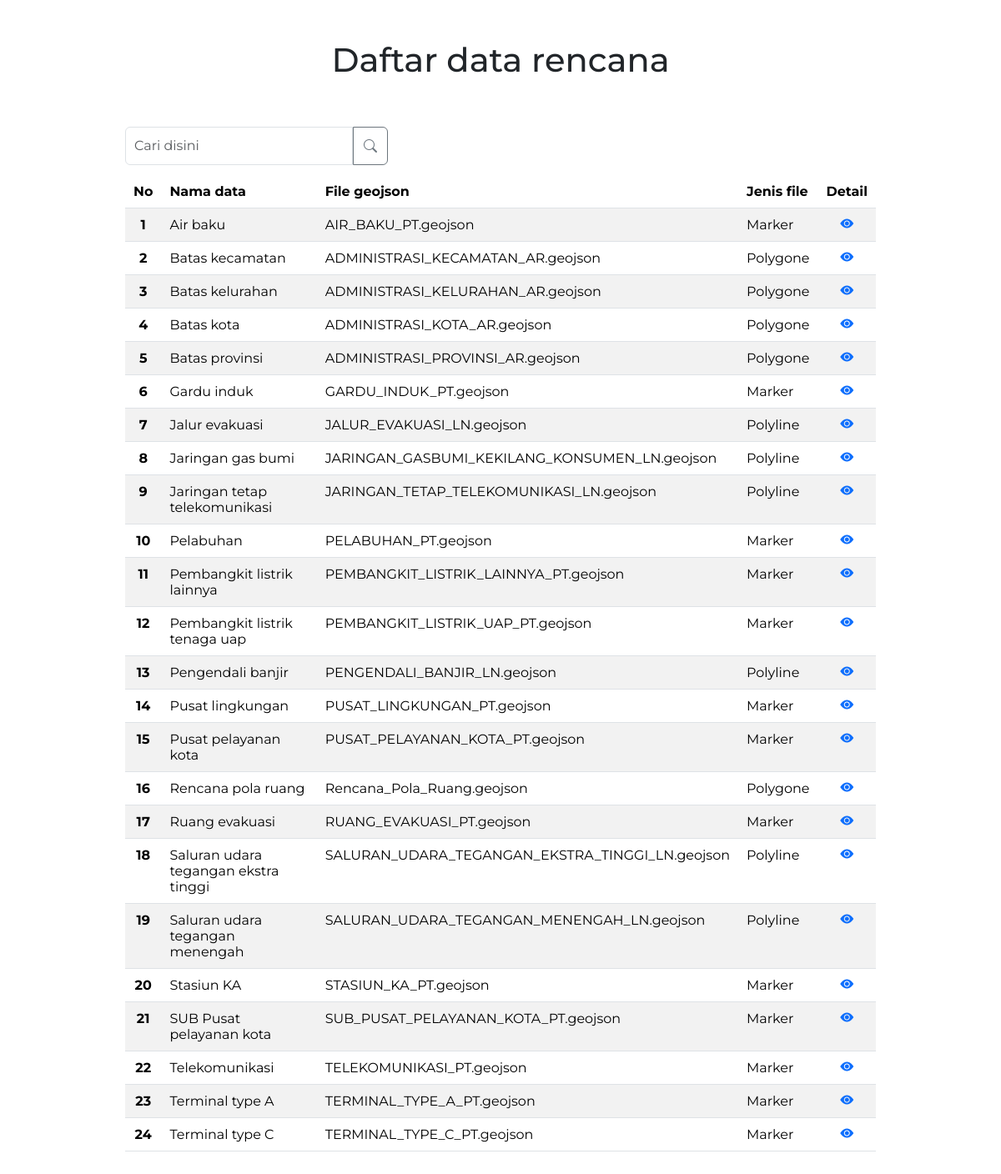
The app's page /backend/daftar-rencana.php (signed in), older data.
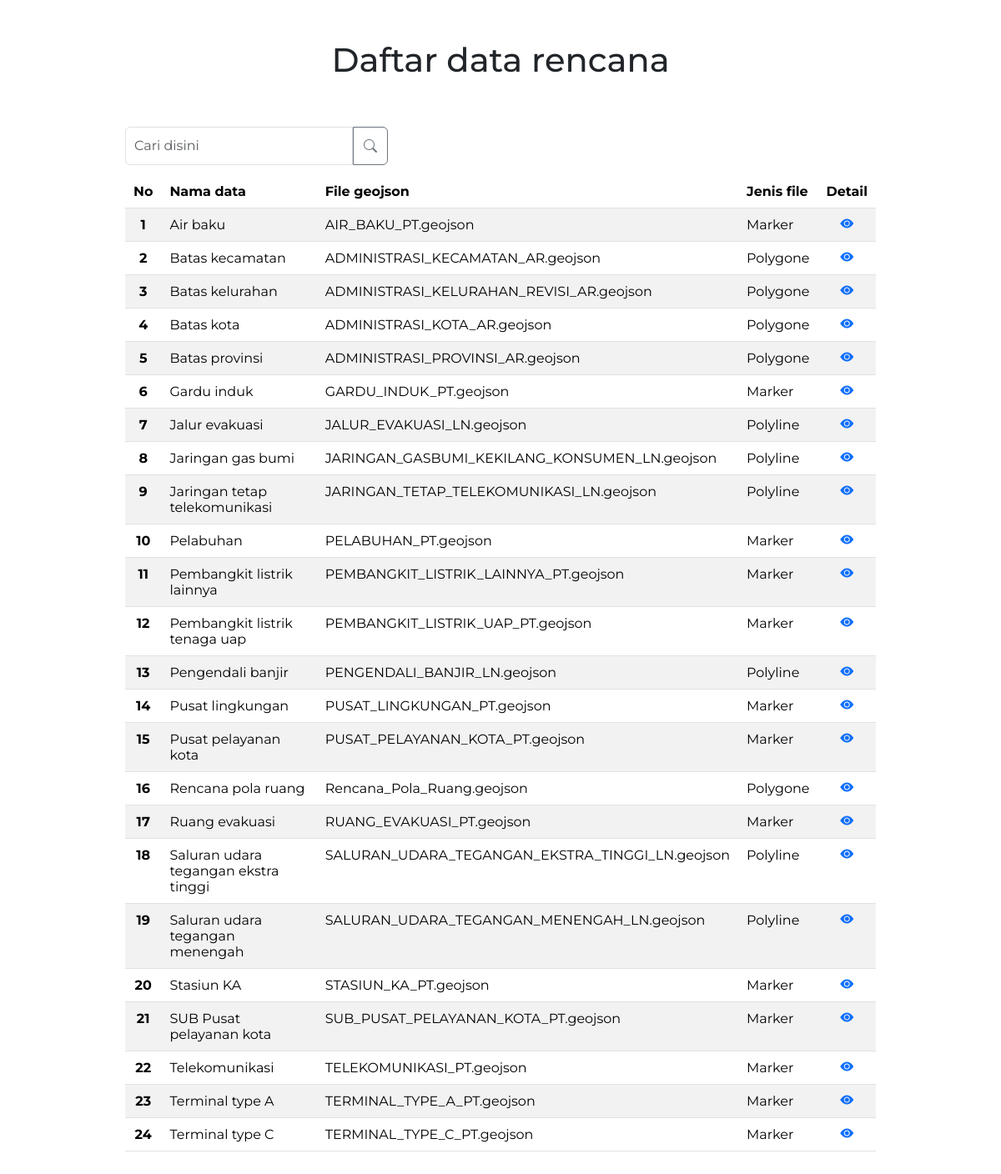
The same page, newer data.
### tables this page shows
CREATE TABLE `rencana` (
  `id` int NOT NULL,
  `nama_rencana` varchar(255) DEFAULT NULL,
  `file_json` varchar(255) DEFAULT NULL,
  `icon` varchar(255) DEFAULT NULL,
  `icon_id` varchar(255) DEFAULT NULL,
  `checkbox_id` varchar(255) DEFAULT NULL,
  `id_jenis_file` int DEFAULT NULL,
  `jenis_rencana_id` int DEFAULT NULL,
  `hide` int DEFAULT '1'
);

CREATE TABLE `jenis_file` (
  `jenis_file_id` int NOT NULL,
  `nama_jenis` varchar(255) DEFAULT NULL
);

### backend/daftar-rencana.php (called while the page is built, shortened)
<?php
require 'functions/functions.php';
$getdata = query("SELECT r.*, j.nama_jenis
                 FROM rencana AS r
                 JOIN jenis_file AS j ON r.id_jenis_file = j.jenis_file_id ORDER BY r.nama_rencana ASC;");
$i = 0;
require 'views/daftar-rencana.view.php';

### backend/functions/functions.php (called while the page is built, shortened)
<?php
include_once 'sweetalert.php';
if (!function_exists('koneksi')) {
    function koneksi()
    {
        $conn = mysqli_connect("localhost", "root", "", "webgis_cilegon");
        return $conn;
    }
}
if (!function_exists('query')) {
    function query($sql, $params = [])
    {
        $conn = koneksi();
        $stmt = mysqli_prepare($conn, $sql);
        $result = mysqli_stmt_execute($stmt);
        $rows = [];
        $result_set = mysqli_stmt_get_result($stmt);
        while ($row = mysqli_fetch_assoc($result_set)) {
            $rows[] = $row;
        }
        return $rows;
    }
}

### backend/views/daftar-rencana.view.php (the view, shortened to what this page needs)
<?php include 'views/partials/starter-head.php' ?>
<div class="container-fluid">
    <h1 class="mt-5 mb-2 text-center text-dark">Daftar data rencana</h1>
    <div class="row w-75 m-auto">
        <div class="input-group searching mb-2 mt-5">
            <input type="search" name="keyword" id="keyword" class="form-control input-search" placeholder="Cari disini" aria-label="Cari disini" aria-describedby="button-addon2">
            <button class="btn btn-search btn-outline-secondary" name="search" id="search-button" type="submit" id="cari"><i class="bi bi-search"></i></button>
        </div>
        <div id="search-container">
            <div class="table-responsive">
                <table class="table table-striped m-auto mt-1 mb-5">
                    <thead>
                        <tr class="fofa">
                            <th scope="col">No</th>
                            <th scope="col">Nama data</th>
                            <th scope="col">File geojson</th>
                            <th scope="col">Jenis file</th>
                            <th class="text-center" scope="col">Detail</th>
                        </tr>
                    </thead>
                    <tbody>
                        <?php foreach ($getdata as $i => $a) : ?>
                            <tr>
                                <th class="text-center" scope="row"><?= $i + 1; ?></th>
                                <td><?= $a['nama_rencana']; ?></td>
                                <td><?= $a['file_json']; ?></td>
                                <td><?= $a['nama_jenis']; ?></td>
                                <td class="text-center"><a href="detail-rencana?id=<?= $a["id"] ?>"><i class="bi bi-eye-fill"></i></a></td>
                            </tr>
                        <?php endforeach; ?>
                    </tbody>
                </table>
            </div>
        </div>
    </div>
</div>
<?php include 'views/partials/starter-foot.php' ?>

Row changes from the older to the newer data that the page shows:
changed rencana "Batas kelurahan": file_json "ADMINISTRASI_KELURAHAN_AR.geojson" → "ADMINISTRASI_KELURAHAN_REVISI_AR.geojson"
